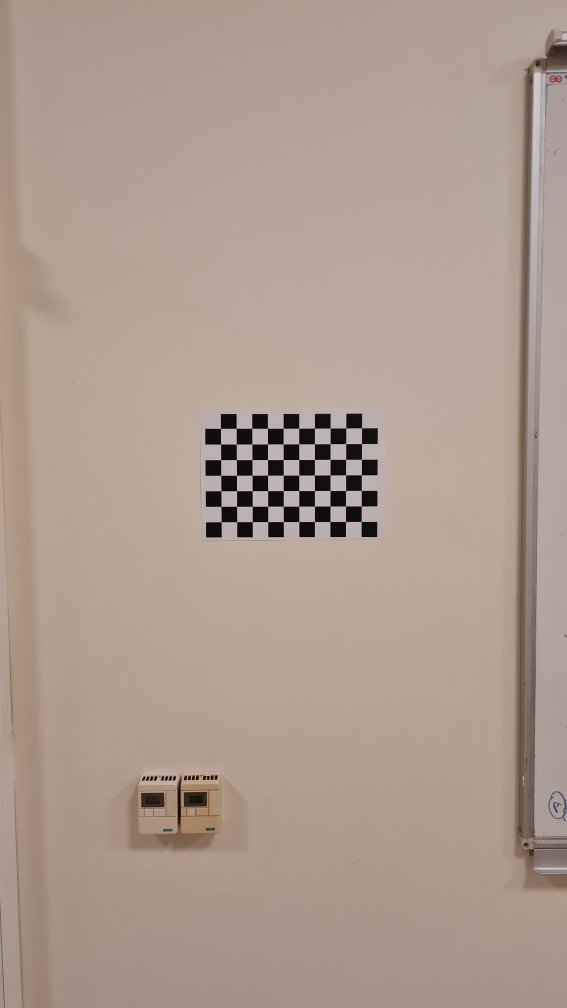
#> input picture calib/board01.jpg, 2268 x 4032 px (shown at 1/4 size); its folder holds 4 pictures in this run
$ python calibrate.py
#> lines starting #> are read from the running program, lines starting #| are printed output that depends on the picture
#!/usr/bin/env python3
# calibrate.py

import glob, os
import cv2, numpy as np

# Checkerboard settings
CHECKER = (7, 10)          # inner corners per row/col
SQUARE  = 0.025            # square size in meters
CRIT    = (cv2.TERM_CRITERIA_EPS |
           cv2.TERM_CRITERIA_MAX_ITER, 30, 1e-3)

# Prepare a single object‐point pattern
obj0 = np.zeros((CHECKER[0]*CHECKER[1], 3), np.float32)
obj0[:, :2] = np.mgrid[0:CHECKER[0], 0:CHECKER[1]].T.reshape(-1, 2)
obj0 *= SQUARE

obj_pts, img_pts = [], []
for fn in sorted(glob.glob("calib/*.jpg")):
    img  = cv2.imread(fn)
#> img is the input picture: shape (4032, 2268, 3); mean B, G, R 143, 155.2, 173
    gray = cv2.cvtColor(img, cv2.COLOR_BGR2GRAY)
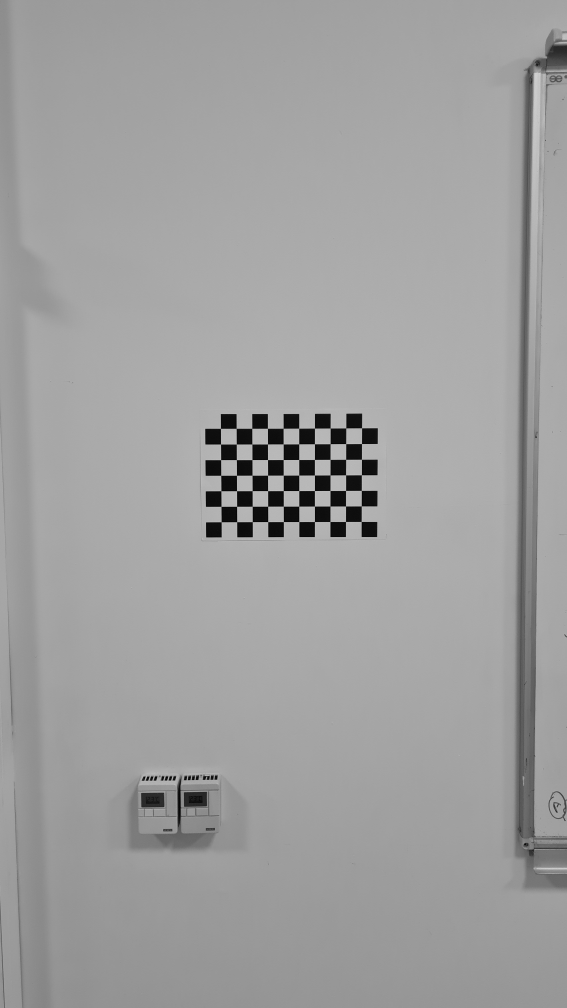
#> gray: shape (4032, 2268) (shown at 1/4 size); min 0, max 217, mean 159.2
    found, corners = cv2.findChessboardCorners(
        gray, CHECKER,
        cv2.CALIB_CB_ADAPTIVE_THRESH | cv2.CALIB_CB_NORMALIZE_IMAGE
    )
#> found = True; corners = 70 rows, first 8: [886, 2088.7], [885.5, 2026.6], [885.2, 1964.4], [884.5, 1902.5], [884.1, 1840.2], [883.6, 1777.7], [883.2, 1714.5], [948.4, 2088.4]
    if not found:
        print("skip", os.path.basename(fn))
        continue

    corners = cv2.cornerSubPix(gray, corners, (11,11), (-1,-1), CRIT)
#> corners = 70 rows, first 8: [886, 2088.6], [885.5, 2026.7], [885.2, 1964.5], [884.5, 1902.5], [884.1, 1840.2], [883.6, 1777.5], [883.3, 1714.6], [948.4, 2088.4]
    obj_pts.append(obj0)
    img_pts.append(corners)
    print("ok", os.path.basename(fn))
#> pass 2 of the loop `for fn in sorted(glob.glob("calib/*.jpg")):`:
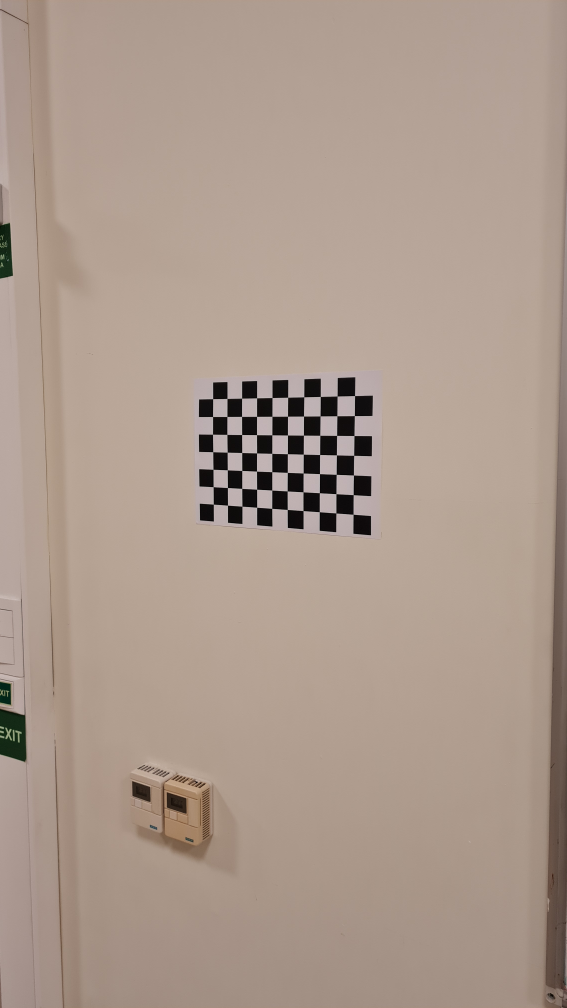
#> input picture calib/board02.jpg, 2268 x 4032 px (shown at 1/4 size)
#> img is the input picture: shape (4032, 2268, 3); mean B, G, R 141.2, 153.6, 171.6
#> `gray = cv2.cvtColor(img, cv2.COLOR_BGR2GRAY)`:
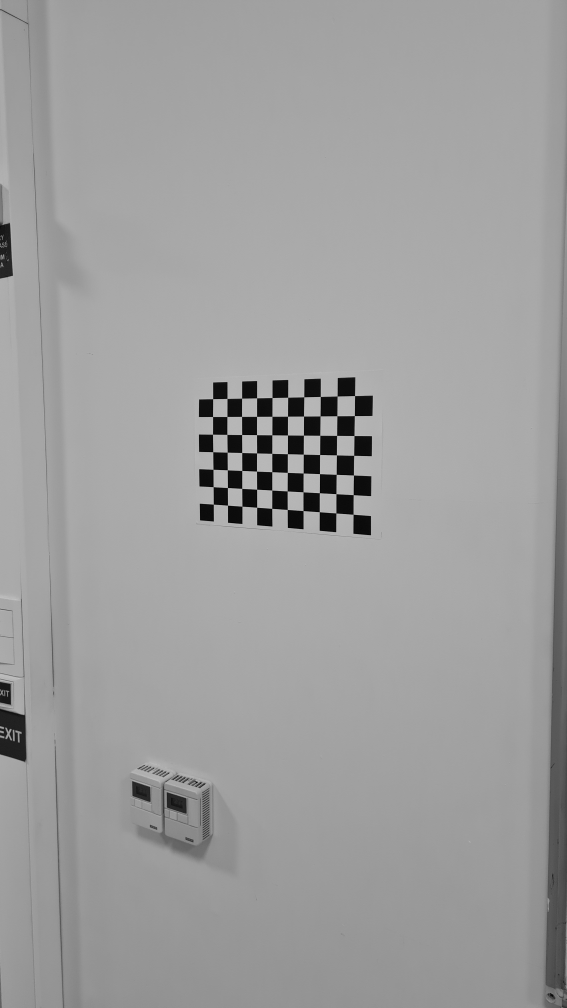
#> gray: shape (4032, 2268) (shown at 1/4 size); min 0, max 214, mean 157.6
#> `found, corners = cv2.findChessboardCorners( gray, CHECKER, cv2.CALIB_C..`: corners = 70 rows, first 8: [854.6, 2017.9], [853.9, 1948.3], [853.5, 1878.4], [852.6, 1808.4], [851.6, 1737.9], [851.8, 1667.4], [852.4, 1596.2], [911.4, 2021.8]
#> `corners = cv2.cornerSubPix(gray, corners, (11,11), (-1,-1), CRIT)`: corners = 70 rows, first 8: [854.6, 2017.9], [853.9, 1948.3], [853.5, 1878.4], [852.6, 1808.4], [851.6, 1738], [851.8, 1667.4], [852.3, 1596.1], [911.4, 2022]
#> pass 3 of the loop `for fn in sorted(glob.glob("calib/*.jpg")):`:
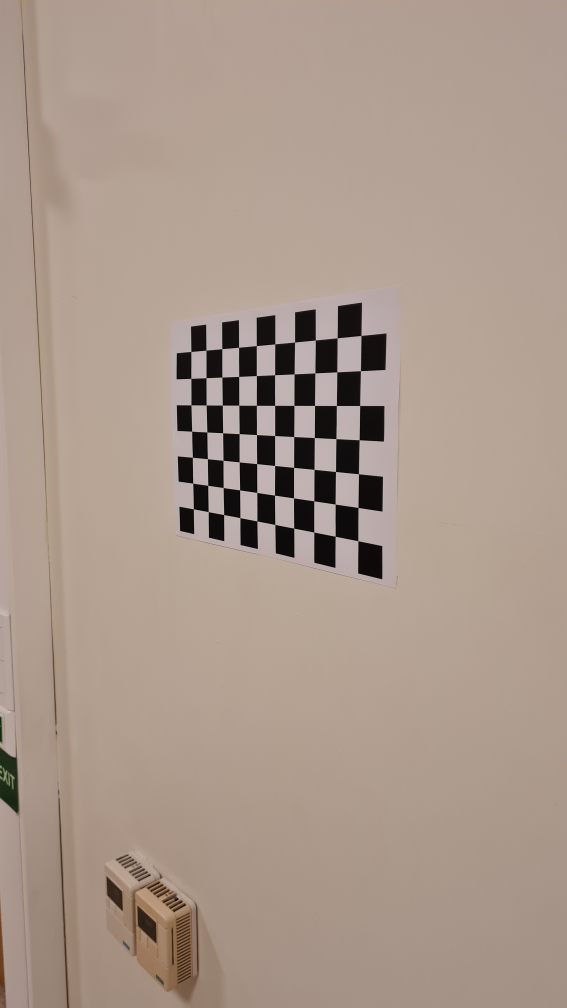
#> input picture calib/board03.jpg, 2268 x 4032 px (shown at 1/4 size)
#> img is the input picture: shape (4032, 2268, 3); mean B, G, R 139.3, 151.7, 169.3
#> `gray = cv2.cvtColor(img, cv2.COLOR_BGR2GRAY)`:
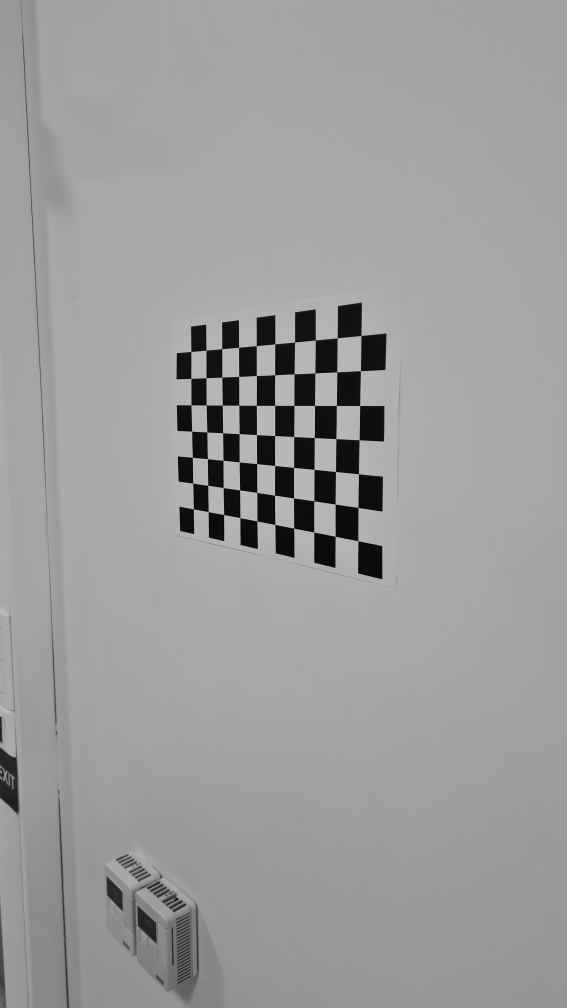
#> gray: shape (4032, 2268) (shown at 1/4 size); min 0, max 210, mean 155.5
#> `found, corners = cv2.findChessboardCorners( gray, CHECKER, cv2.CALIB_C..`: corners = 70 rows, first 8: [774.9, 2036.4], [772.5, 1933.7], [770.7, 1830.3], [768.4, 1726.1], [765.6, 1620.9], [765.1, 1514.6], [765.3, 1407.2], [834.4, 2048]
#> `corners = cv2.cornerSubPix(gray, corners, (11,11), (-1,-1), CRIT)`: corners = 70 rows, first 8: [774.8, 2036.6], [772.4, 1933.9], [770.7, 1830.3], [768.3, 1726.1], [765.4, 1620.9], [765.1, 1514.6], [765, 1407.3], [834.2, 2048]
#> the loop made 4 passes; the first 3 are shown

if not obj_pts:
    raise RuntimeError("no corners detected")

# Calibrate camera
h, w = gray.shape
#> h = 4032; w = 2268
rms, K, D, _, _ = cv2.calibrateCamera(obj_pts, img_pts, (w, h), None, None)
print(f"RMS = {rms:.4f}px")

# Save intrinsics
os.makedirs("calib", exist_ok=True)
np.save("calib/K.npy",   K)
np.save("calib/dist.npy", D)
print("saved calib/K.npy and calib/dist.npy")

# Create a calibration preview image
#> (the run stopped early here; a loop or call above may not have finished)
